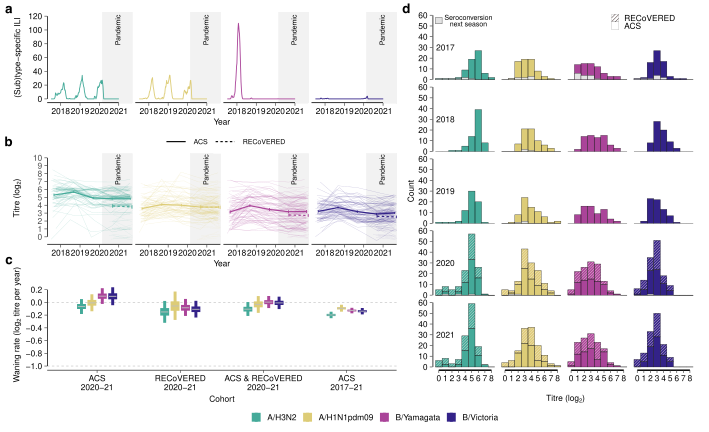

Write the R code that produced this figure.
setwd("serology")


# Load libraries
library(ggplot2)
library(dplyr)
library(ggthemes)
library(ggnewscale)
library(ggpattern)
library(patchwork)
library(ggpubr)

################################################################################
# Functions / plotting styles
################################################################################

# Get data ready for plots
prep_dat<-function(dat)
{
  # Take average over replicates
  dat<-dat%>%group_by(cohort, pat_id, strain, year, date)%>%summarise(LogTiter=mean(LogTiter, na.rm=T),
                                                                      diff=mean(diff, na.rm=T))
  # Find seroconverters
  dat<-dat%>%mutate(sero=ifelse(diff>=2, "yes", "no"))
  # Add column for titers from previous year
  dat<-dat[order(dat$pat_id, dat$strain, dat$year),]
  dat<-dat%>%group_by(pat_id, strain)%>%mutate(prevTiter=lag(LogTiter))
}

# Pandemic onset for (a) and (b)
first_case = (28+31)/365+2020

# Make random jitter reproducible
set.seed(1)

# Style functions
base_breaks_x <- function(x, br, str){
  b <- pretty(x)
  d <- data.frame(strain=str,y=-Inf, yend=-Inf, x=min(b), xend=max(b))
  d$strain<-factor(d$strain, levels=c("A/H3N2", "A/H1N1pdm09", "B/Yamagata", "B/Victoria"))
  list(geom_segment(data=d, aes(x=x, y=y, xend=xend, yend=yend), inherit.aes=FALSE),
       scale_x_continuous(breaks=br))
}
base_breaks_y <- function(x, br, str){
  b <- pretty(x)
  d <- data.frame(strain=str, year=2018, x=-Inf, xend=-Inf, y=min(b), yend=max(b))
  d$strain<-factor(d$strain, levels=c("A/H3N2", "A/H1N1pdm09", "B/Yamagata", "B/Victoria"))
  list(geom_segment(data=d, aes(x=x, y=y, xend=xend, yend=yend), inherit.aes=FALSE),
       scale_y_continuous(breaks=br))
}

base_breaks_x2 <- function(x, br, yr){
  b <- pretty(x)
  d <- data.frame(strain=c("A/H3N2", "A/H1N1pdm09", "B/Yamagata", "B/Victoria"), year=yr, y=-Inf, yend=-Inf, x=min(b), xend=max(b))
  d$strain<-factor(d$strain, levels=c("A/H3N2", "A/H1N1pdm09", "B/Yamagata", "B/Victoria"))
  list(geom_segment(data=d, aes(x=x, y=y, xend=xend, yend=yend), inherit.aes=FALSE),
       scale_x_continuous(breaks=br))
}
base_breaks_y2 <- function(x, br, yrs){
  b <- pretty(x)
  d <- data.frame(strain="A/H3N2", year=yrs, x=-Inf, xend=-Inf, y=min(b), yend=max(b))
  d$strain<-factor(d$strain, levels=c("A/H3N2", "A/H1N1pdm09", "B/Yamagata", "B/Victoria"))
  list(geom_segment(data=d, aes(x=x, y=y, xend=xend, yend=yend), inherit.aes=FALSE),
       scale_y_continuous(breaks=br))
}

################################################################################
# Prepare/load data
################################################################################


#################
# Load titre data
#################

load("dat/ACS_dat.RData")
load("dat/VIS_dat.RData")

#################
# Filter ACS data
#################

# Not necessary for VIS since there are no confirmed vaccine recipients and no
# faulty batches

# Subset so that only individuals 31-100 are plotted
acs_dat<-acs_dat%>%filter(pat_no>=31)
# Omit vaccine recipients
acs_dat<-acs_dat%>%group_by(pat_id)%>%mutate(vaxany=("yes"%in%vax))
acs_dat<-acs_dat%>%filter(vaxany==F)

###########################
# Prepare data for plotting
###########################

acs_dat<-prep_dat(acs_dat)

vis_dat$cohort<-"RECoVERED" # Rename VIS
vis_dat<-prep_dat(vis_dat)

# Bind cohorts
all_dat<-rbind(acs_dat, vis_dat)


###################
# Load MCMC outputs
###################

load("out/acs_yrs_17_21_pats_31_100_5000.RData")
out1<-out%>%filter(grepl("alpha_mn", param))
out1$cohort<-"ACS\n2017-21"


load("out/acs_yrs_20_21_pats_31_100_5000.RData")
out2<-out%>%filter(grepl("alpha_mn", param))
out2$cohort<-"ACS\n2020-21"

load("out/vis_yrs_20_21_5000.RData")
out3<-out%>%filter(grepl("alpha_mn", param))
out3$cohort<-"RECoVERED\n2020-21"

load("out/acs_vis_pats_31_100_5000.RData")
out4<-out%>%filter(grepl("alpha_mn", param))
out4$cohort<-"ACS & RECoVERED\n2020-21"

# Bind MCMC outputs
waning_mcmc_intervals<-rbind(out1, out2, out3, out4)


################################################################################
# Panel (b) GMT
################################################################################

gmt_dat<-all_dat

# # Offset year to reflect sample collection date
# gmt_dat$year<-gmt_dat$year+0.6478333          # Average time since start of year for sample collection


dat_mn<-gmt_dat%>%group_by(cohort, year, strain)%>%summarise(date=mean(date),
                                                             gmt=mean(LogTiter, na.rm=T),
                                                             sd=sd(LogTiter, na.rm=T)/sqrt(n()))

# Add random jitter to points
gmt_dat$LogTiter<-gmt_dat$LogTiter+rnorm(nrow(gmt_dat), 0, 0.2)
# gmt_dat$year<-gmt_dat$year+rnorm(nrow(gmt_dat), 0, 0.1)


# Rearrange strain order
gmt_dat$strain<-factor(gmt_dat$strain, levels=c("A/H3N2", "A/H1N1pdm09", "B/Yamagata", "B/Victoria"))
dat_mn$strain<-factor(dat_mn$strain, levels=c("A/H3N2", "A/H1N1pdm09", "B/Yamagata", "B/Victoria"))


fig_gmt<-ggplot()+
  geom_rect(data=gmt_dat, xmin=first_case, xmax=Inf, ymin=-Inf, ymax=Inf, fill="grey95")+
  annotate("text", x=2020.95, label="Pandemic", y=8.5, angle=90, size=5/.pt)+
  geom_line(data=gmt_dat, aes(x=date, y=LogTiter, color=strain, group=pat_id, linetype=cohort), alpha=0.3, size=0.1)+
  geom_linerange(data=dat_mn, aes(x=date, ymin=gmt-sd, ymax=gmt+sd, color=strain), size=0.3)+
  geom_line(data=dat_mn, aes(x=date, y=gmt, color=strain, linetype=cohort), size=0.4)+
  coord_cartesian(xlim=c(2017.5,2021.5))+
  theme_bw(base_size = 8)+
  theme(legend.position = "none",
        strip.background = element_blank(),
        strip.text = element_blank(),
        axis.text.x=element_text(colour="black",size=6),
        panel.border = element_blank(),
        panel.grid.major = element_blank(),
        axis.ticks=element_line(size=0.2),
        panel.grid.minor = element_blank(),
        axis.title=element_text(size=6),
        panel.spacing = unit(0.15, "lines"))+
  facet_grid(cols=vars(strain))+
  scale_colour_manual(values=c("#44AA99", "#DDCC77", "#AA4499", "#332288"))+
  labs(x="Year", y=expression(paste(" Titre (", log[2],")")) )+
  base_breaks_y(0:10, 0:10, "A/H3N2")+
  base_breaks_x(gmt_dat$data, 2017:2021, c("A/H3N2", "A/H1N1pdm09", "B/Yamagata", "B/Victoria"))

################################################################################
# Panel (a) Epi
################################################################################

# Load epi data
load("dat/NL_data.RData")

df$strain<-factor(df$strain, levels=c("A/H3N2", "A/H1N1pdm09", "B/Yamagata", "B/Victoria"))

fig_epi<-ggplot(df, aes(x=year, y=prev))+
  geom_rect(xmin=first_case, xmax=Inf, ymin=-Inf, ymax=Inf, fill="grey95")+
  geom_line(aes(color=strain),size=0.3)+
  theme_bw(base_size = 8)+
  theme(legend.position = "none",
        strip.background = element_blank(),
        strip.text = element_blank(),
        axis.text=element_text(colour="black",size=6),
        panel.border = element_blank(),
        panel.grid.major = element_blank(),
        axis.ticks=element_line(size=0.2),
        panel.grid.minor = element_blank(),
        axis.title=element_text(size=6),
        panel.spacing = unit(0.15, "lines"))+
  facet_grid(cols=vars(strain))+
  coord_cartesian(xlim=c(2017.5,2021.5))+
  facet_grid(cols=vars(strain))+
  labs(y="(Sub)type-specific ILI", x="Year", color="Strain")+
  annotate("text", x=2020.95, label="Pandemic", y=100, angle=90, size=5/.pt)+
  scale_colour_manual(values=c("#44AA99", "#DDCC77", "#AA4499", "#332288"))+
  base_breaks_y(0:120, seq(0,120,20), "A/H3N2")+
  base_breaks_x(gmt_dat$year, 2017:2021, c("A/H3N2", "A/H1N1pdm09", "B/Yamagata", "B/Victoria"))

################################################################################
# Panel (c) Seroconversion
################################################################################

dat<-all_dat
seros<-dat%>%filter(sero=="yes")
seros$year<-seros$year-1

labs<-data.frame(strain="A/H3N2", year=2017:2021, lab=c("2017", "2018", "2019", "2020", "2021"))
key<-data.frame(strain="A/H3N2", year=2017, lab="Seroconversion")
key2<-data.frame(strain="A/H3N2", year=2017, lab="next season")

# Rearrange strain order to match paper, have to do with all data frames
# otherwise R rearranges to alphabetical...
dat$strain<-factor(dat$strain, levels=c("A/H3N2", "A/H1N1pdm09", "B/Yamagata", "B/Victoria"))
seros$strain<-factor(seros$strain, levels=c("A/H3N2", "A/H1N1pdm09", "B/Yamagata", "B/Victoria"))
labs$strain<-factor(labs$strain, levels=c("A/H3N2", "A/H1N1pdm09", "B/Yamagata", "B/Victoria"))
key$strain<-factor(key$strain, levels=c("A/H3N2", "A/H1N1pdm09", "B/Yamagata", "B/Victoria"))
key2$strain<-factor(key2$strain, levels=c("A/H3N2", "A/H1N1pdm09", "B/Yamagata", "B/Victoria"))


all_dat$strain<-factor(all_dat$strain, levels=c("A/H3N2", "A/H1N1pdm09", "B/Yamagata", "B/Victoria"))
acs_dat$strain<-factor(acs_dat$strain, levels=c("A/H3N2", "A/H1N1pdm09", "B/Yamagata", "B/Victoria"))
vis_dat$strain<-factor(vis_dat$strain, levels=c("A/H3N2", "A/H1N1pdm09", "B/Yamagata", "B/Victoria"))

# Set cohort order
all_dat$cohort<-factor(all_dat$cohort, levels=c("RECoVERED", "ACS"))

# Position of seroconversion box
key_y<-55

fig_sero<-ggplot()+
  scale_fill_manual(values=c("#44AA99", "#DDCC77", "#AA4499", "#332288"))+
  geom_histogram_pattern(data=all_dat, aes(x=LogTiter, fill=strain, pattern=cohort), binwidth=1, color="black", size=0.1,
                         pattern_fill = "red",
                         pattern_size=0.1,
                         pattern_angle = 45,
                         pattern_density = 0.02,
                         pattern_color = 'white',
                         pattern_spacing = 0.03,
                         pattern_key_scale_factor = 0.2) +
  scale_pattern_manual(values = c(RECoVERED = "stripe", ACS = "none")) +
  guides(pattern = guide_legend(override.aes = list(fill = "white",pattern_color='black')),
         fill = guide_legend(override.aes = list(pattern = "none")))+
  geom_rect(data=key, xmin=-0.5, xmax=0.5, ymin=key_y-3 , ymax=key_y+3, color="black", fill="grey89", size=0.4)+
  geom_text(data=key, aes(label=lab), x=4.5, y=key_y+3, size=5/.pt)+
  geom_text(data=key2, aes(label=lab), x=4.5, y=key_y-3, size=5/.pt)+
  geom_histogram(data=seros, aes(x=prevTiter), fill="grey89", binwidth=1, color="black", size=0.1)+
  theme_bw(base_size = 8)+
  theme(legend.position='top',
        strip.background = element_blank(),
        strip.text = element_blank(),
        axis.text=element_text(colour="black",size=6),
        panel.border = element_blank(),
        panel.grid.major = element_blank(),
        panel.grid.minor = element_blank(),
        axis.title=element_text(size=6),
        axis.ticks=element_line(size=0.2),
        legend.key.size = unit(8, 'points'),
        legend.title = element_text(size=6),
        legend.text = element_text(size=6),
        panel.spacing = unit(0.05, "lines"))+
  geom_text(data = labs, aes(label = lab),x = 1, y = 30, size=6/.pt)+
  labs(x=expression(paste(" Titre (", log[2],")")), y="Count", fill="(Sub)type", pattern="Cohort")+
  facet_grid(rows=vars(year), cols=vars(strain) )+
  base_breaks_y2(0:60, seq(0,60,10), 2017:2021)+
  base_breaks_x2(0:8, 0:8, 2021) + theme(legend.text=element_text(size=6))


################################################################################
# Panel (d) MCMC waning parameter output
################################################################################

# Change order of data
waning_mcmc_intervals$cohort<-factor(waning_mcmc_intervals$cohort, levels = c("ACS\n2020-21", "RECoVERED\n2020-21", "ACS & RECoVERED\n2020-21", "ACS\n2017-21"))

waning_mcmc_intervals$strain<-factor(waning_mcmc_intervals$strain, levels=c("A/H3N2", "A/H1N1pdm09", "B/Yamagata", "B/Victoria"))


fig_wane<-ggplot(waning_mcmc_intervals, aes(x=cohort))+
  geom_hline(yintercept=-1, linetype=2, color="grey", lwd=0.2)+
  geom_hline(yintercept=0, linetype=2, color="grey", lwd=0.2)+
  geom_linerange(aes(ymin=lo, ymax=hi,color=strain), position=position_dodge(0.5), size=3)+
  geom_linerange(aes(ymin=lolo, ymax=hihi,color=strain), position=position_dodge(0.5), size=1)+
  geom_linerange(aes(ymin=med-0.007, ymax=med+0.007,group=strain),color='grey', position=position_dodge(0.5), size=2.5)+
  coord_cartesian(ylim=c(-1, 0.3))+
  scale_color_manual(values=c("#44AA99", "#DDCC77", "#AA4499", "#332288"))+
  scale_fill_manual(values=c("#44AA99", "#DDCC77", "#AA4499", "#332288"))+
  labs(x="Cohort", y=expression(paste("Waning rate (", log[2], " titre per year)")))+
  theme_bw(base_size = 8)+
  theme(legend.position = "none",
        strip.background = element_blank(),
        strip.text = element_blank(),
        axis.text=element_text(colour="black",size=6),
        axis.title=element_text(size=6),
        panel.border = element_blank(),
        panel.grid.major = element_blank(),
        axis.ticks=element_line(size=0.2),
        panel.grid.minor = element_blank(),
        axis.line.x=element_line(size=0.2))+
  base_breaks_y((seq(-10,2,2))/10, (seq(-10,2,2))/10, "A/H3N2")

################################################################################
# Join panels
################################################################################

# Get legend
leg = get_legend(fig_sero) 

#Arrange plots
p = ((((fig_epi/fig_gmt/fig_wane)|(fig_sero & theme(legend.position='none'))) + plot_layout(widths=c(0.57,0.43)))
     /as_ggplot(leg)) + plot_layout(heights=c(0.5,0.02))


out_name<-paste0("figs/Figure_3.pdf")
ggsave(out_name,p, width= 183, height=110, units="mm")
